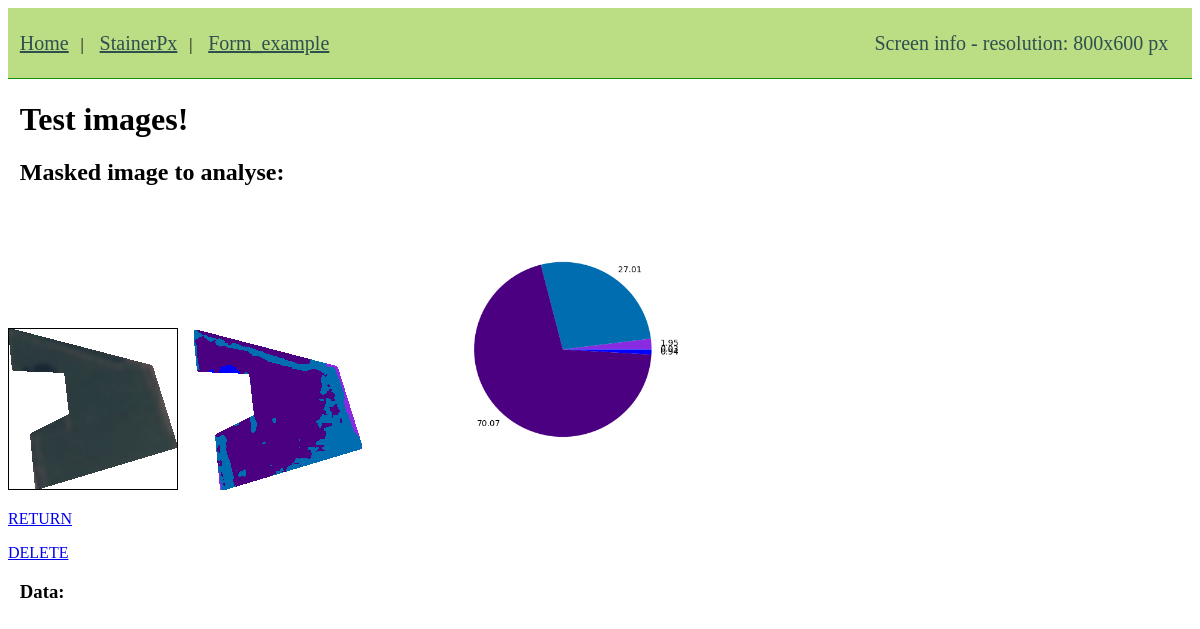
Before: /coords/ with the older database file.
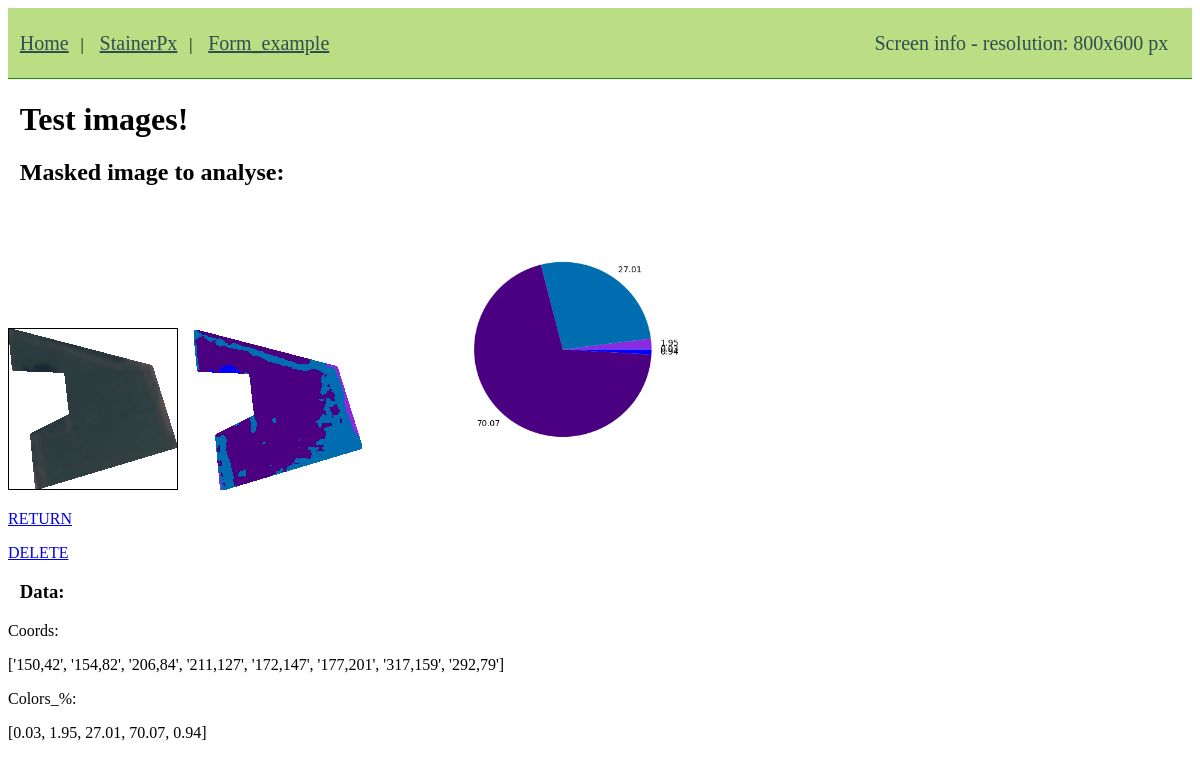
After: the same page with the newer database file.
### formexample/models.py (models this page shows, shortened)
class StainerModel(models.Model):
	coords = models.CharField(max_length=100)
	st_colors = models.CharField(max_length=100)

### formexample/views.py (the view, shortened to what this page needs)
# urls.py: path('coords/', passCoords, name='coords'), #getCoords
def passCoords(request):
	MINIMUM_POINTS = 3
	context = {}
	img_path = 'static//images//'
	st_data = []
	st_query = StainerModel.objects.all()
	context = {'st_query': st_query}
	return render(request, 'coords.html', context)

### templates/coords.html (shortened to what this page needs)
{% extends 'base.html' %}
{% load static %}
{% block content %}
<h1>Test images!</h1>
<h2>Masked image to analyse:</h2>
<canvas id="canvas" style="border:1px solid #000000;margin-right:1%;"></canvas>
<img id="img2" src="{% static 'images/stain.png'%}">
<img width = "384" height = "284" src="{% static 'images/pie_st.png'%}">
<p><a href="{% url 'stainerpx'%}">RETURN</a></p>
<p><a href="{% url 'delete_coords'%}">DELETE</a></p>
{% block javascript %}
<script>
    var img = document.getElementById("img1");
    var canvas = document.getElementById("canvas");
    img.onload = function() {
        canvas.width = img.width;
        canvas.height = img.height;
        var ctx = canvas.getContext("2d");
        ctx.drawImage(img, 0, 0, canvas.width, canvas.height);
    }
</script>
{% endblock javascript %}
<h3>Data:</h3>
{% for q in st_query %}
<p>Coords:</p>
<p>{{ q.coords }}</p>
<p>Colors_%:</p>
<p>{{ q.st_colors }}</p>
{% endfor %}
{% endblock content %}

### templates/base.html (shortened to what this page needs)
<!DOCTYPE html>
{% load static %}
<head>
	<link rel="stylesheet" href="{% static 'css/base.css' %}">
</head>
<body>
<header>
	<a href="{% url 'home' %}">Home</a>|
	<a href="{% url 'stainerpx' %}">StainerPx</a>|
	<a href="{% url 'form' %}">Form_example<span id="screen" style="float:right;margin-right:2%;font-family:inherit;"></span></a>
</header>
</body>
{% block content %}
{% endblock content %}

### static/css/base.css (style rules this page uses)
header { top: 0; right: 0; padding: 2% 0 2% 0; width: 100%; height: 20%; background-color: #bbdd84; border-bottom: 1px solid #149104; }
header a { margin: 0 1% 0 1%; font-family: "Verdana"; font-size: 20px; color: #2F4F4F; }
h1, h2, h3 { padding-left: 1%; }

Changed rows visible on the page:
added StainerModel: coords "['150,42', '154,82', '206,84', '211,127', '172,147', '177,201', '317,159', '292,79']", st_colors "[0.03, 1.95, 27.01, 70.07, 0.94]"
